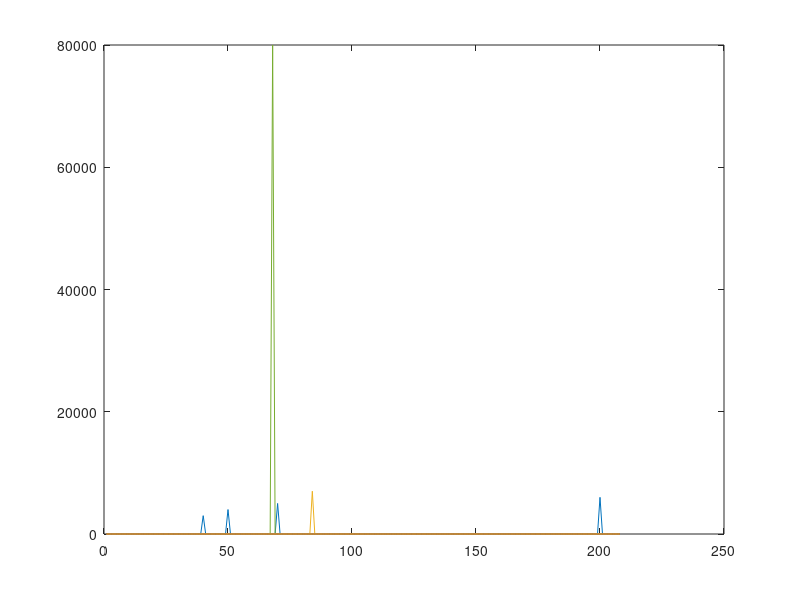
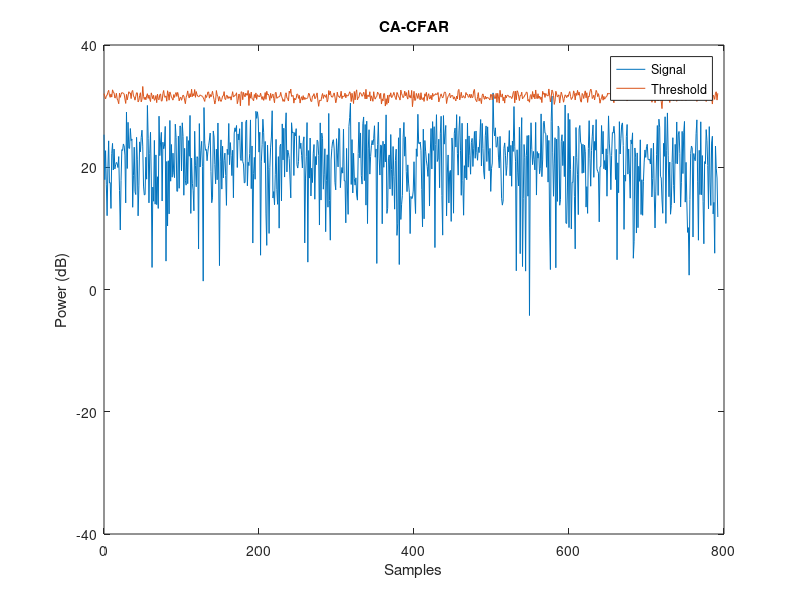

These charts were generated, in order, by the following MATLAB code:
% CA-CFAR DETECTION CODE
close all;
clear;

% simulated data
columns = 794;
rows = 208;

x = zeros(rows,columns);
x([40, 50, 70, 200, 500, 900])=[3000 4000 5000 6000 7000 80000]
figure,plot(x);

% Parameters
PFA = 10^-3; %Prob of false alarm
RefWindow = 32;
N = 2*RefWindow; 
guardLength = 4;
SignalLength = length(x);
Window_Size = 32;

SFAlpha = N*(PFA^(-1/N)-1);

yReal =  normrnd(0,10, [rows,columns]);
yImag = 1i*normrnd(0,10, [rows,columns]);
y_complex = yReal + yImag %y

% z
DataAfterPowerLawDetector = abs(y_complex).^2 % z

gca = [];
detectionPosX = [];
detectionPosY = [];
NumberOfDetections = 0;

for a = 1:columns
    colData = DataAfterPowerLawDetector(1:rows,a);
    G = [];
    
    for i = Window_Size+(guardLength/2)+1:(rows)-(Window_Size+(guardLength/2))  
       
        CUT_Power = colData(i);
        FLag = colData(i-Window_Size-(guardLength/2):i-(guardLength/2)-1);     % Lagging Window
        FLead = colData(i+1+(guardLength/2):i+(guardLength/2)+Window_Size);    % Leading Window
        
        AvgRefCells = (mean(FLag) + mean(FLead))/2;
        G = [G; AvgRefCells];
        
        T = SFAlpha.*gca;
        
        if (T<CUT_Power)
            detectionPosX = [detectionPosX; i];      % Add row position of detection 
            detectionPosY = [detectionPosY; a];      % Add column position of detection 
            NumberOfDetections = NumberOfDetections + 1;                   % Count number of targets 
        end
                
    end
    gca = [gca, G];
end


% PFA error

PFA_expected = PFA;
PFA_Simulation = NumberOfDetections/SignalLength;
PFA_error = ((PFA_expected - PFA_Simulation)/PFA_expected)*100

Threshold = pow2db(T(N/2,:));
SignalPowerdB = pow2db(DataAfterPowerLawDetector(N/2,:));
  
size = length(Threshold);
    
% plot
figure
xaxis = 0:size-1;
SignalPowerdB(size+1:SignalLength) = 0;
plot(xaxis, SignalPowerdB(1:size), xaxis, Threshold);
ylim([-40 40]);
xlabel('Samples');
ylabel('Power (dB)');
title('CA-CFAR');
legend('Signal','Threshold')
